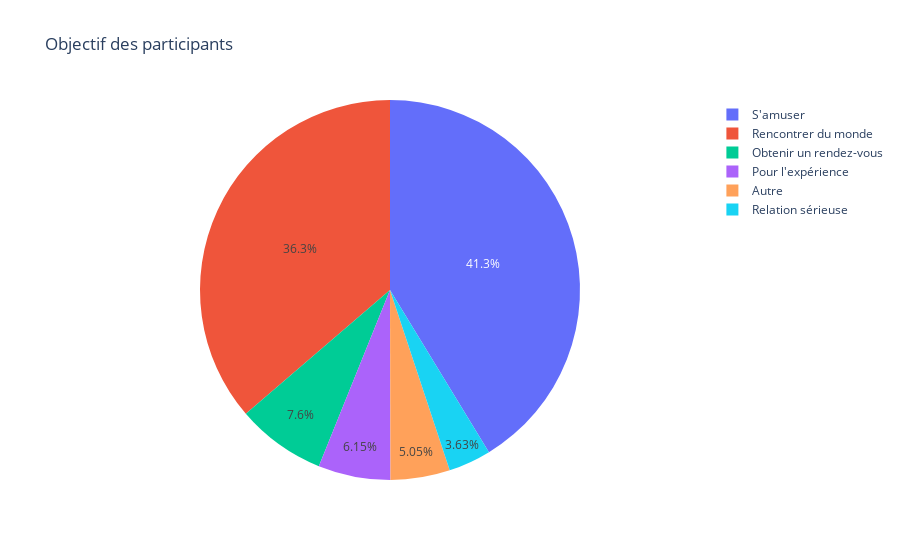

Notebook cell for this chart:
### Markdown cell above
### Quel est l'objectif des participants à cet événement ?

### Code cell
objectif = {
    1: "S'amuser",
    2: "Rencontrer du monde",
    3: "Obtenir un rendez-vous",
    4: "Relation sérieuse",
    5: "Pour l'expérience",
    6: "Autre"  
}

df['objectif_libellé']=df['goal'].map(objectif) # remplace les valeurs num en libellé

# création df_obj
df_obj = df['objectif_libellé'].value_counts(normalize=True).reset_index()
df_obj.columns= ['objectif', 'pourcentage']

df_obj['pourcentage'] = np.round(df_obj['pourcentage'] * 100,2)
print(df_obj)

# création du graph
fig = px.pie(
    df_obj,
    names='objectif',
    values='pourcentage',
    color= "objectif",
    title='Objectif des participants'
)
fig.show()

### Figure 1 — Plotly figure (JSON) as saved in the notebook; plotly's stock layout.template omitted (floating-point values rounded to 4 significant figures)
{"data": [{"customdata": [["S'amuser"], ["Rencontrer du monde"], ["Obtenir un rendez-vous"], ["Pour l'expérience"], ["Autre"], ["Relation sérieuse"]], "domain": {"x": [0, 1], "y": [0, 1]}, "hovertemplate": "objectif=%{customdata[0]}<br>pourcentage=%{value}<extra></extra>", "labels": ["S'amuser", "Rencontrer du monde", "Obtenir un rendez-vous", "Pour l'expérience", "Autre", "Relation sérieuse"], "legendgroup": "", "marker": {"colors": ["#636efa", "#EF553B", "#00cc96", "#ab63fa", "#FFA15A", "#19d3f3"]}, "name": "", "showlegend": true, "type": "pie", "values": [41.28, 36.29, 7.6, 6.15, 5.05, 3.63]}], "layout": {"legend": {"tracegroupgap": 0}, "title": {"text": "Objectif des participants"}}}
